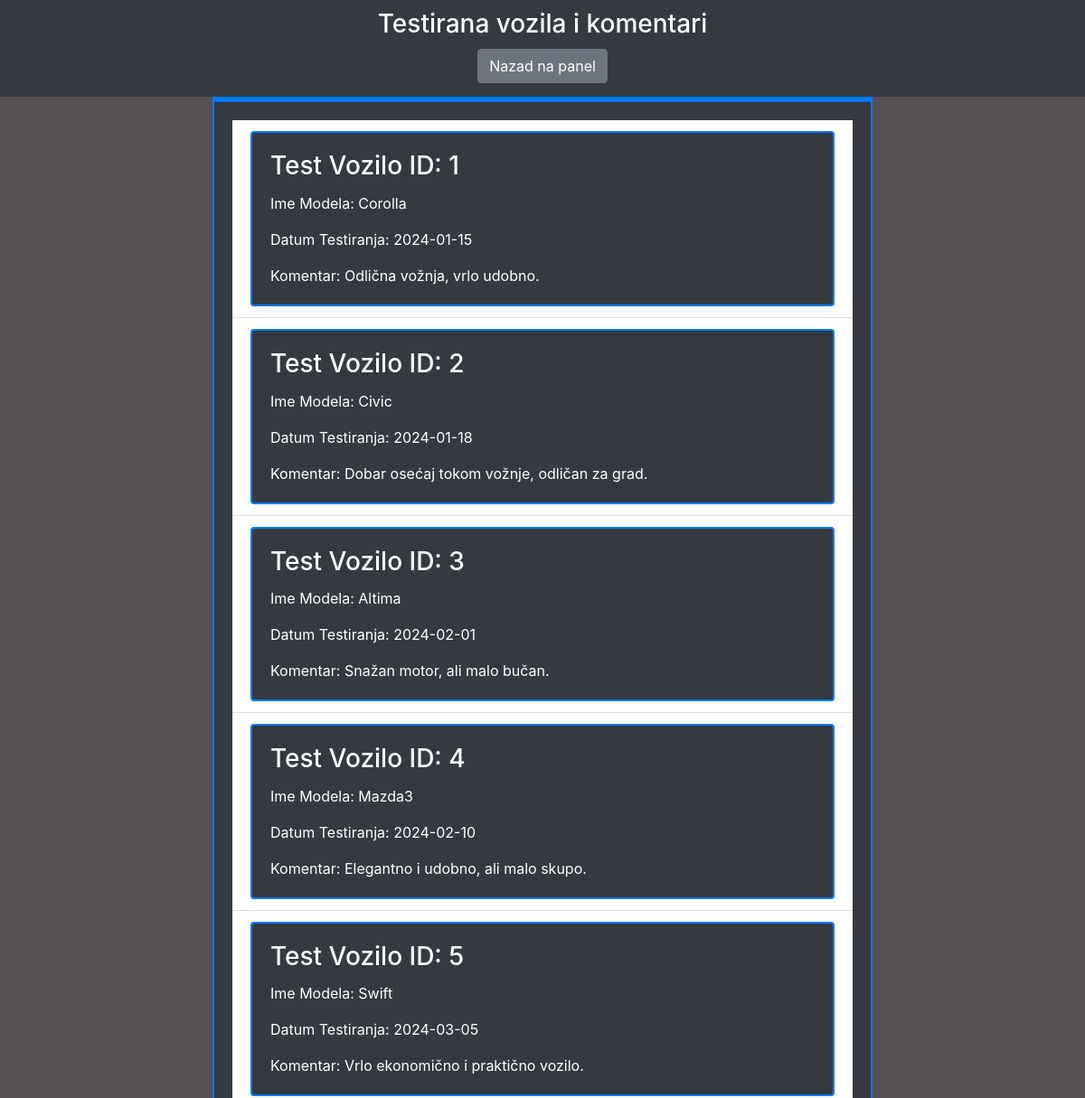
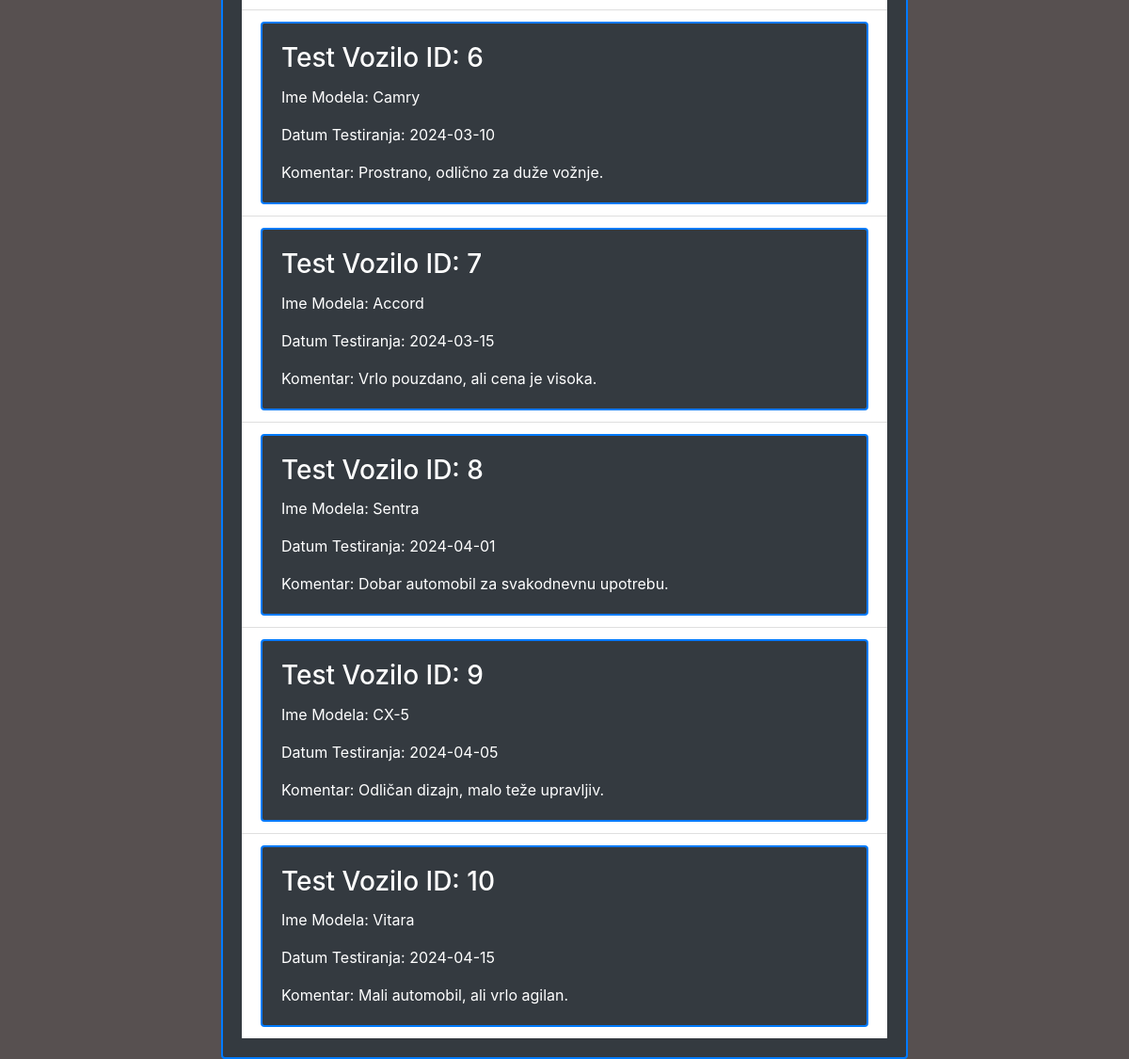
Screenshot of /testvozila.php with the database file from the repository (2 pictures, top to bottom).
### tables this page shows
CREATE TABLE `testvozila` (
  `TestVoziloID` int(11) NOT NULL,
  `VoziloID` int(11) DEFAULT NULL,
  `ModelID` int(255) NOT NULL,
  `TestDatum` date NOT NULL,
  `Komentar` text DEFAULT NULL
);

CREATE TABLE `modeli` (
  `ModelID` int(11) NOT NULL,
  `Ime` varchar(100) NOT NULL,
  `ProizvodjacID` int(11) DEFAULT NULL,
  `slika` varchar(255) NOT NULL
);

### testvozila.php (the view, shortened to what this page needs)
<?php include ("php/povezivanje.php"); ?>
<!DOCTYPE html>
<html lang="en">
<head>
    <link rel="stylesheet" href="https://stackpath.bootstrapcdn.com/bootstrap/4.1.3/css/bootstrap.min.css">
    <link rel="stylesheet" href="./css/style.css">
</head>
<body>
    <div class="fixed-header text-center text-white">
        <h3 class="mb-0">Testirana vozila i komentari</h3>
        <a href="panel.php" class="btn btn-secondary back-to-panel">Nazad na panel</a>
    </div>
    <div class="container mt-5">
        <div class="row">
            <div class="col-md-2"></div>
            <div class="col-md-8">
                <div class="card text-white bg-dark">
                    <div class="card-header">
                        <h2 class="mb-0">Odaberite od ponuđenih:</h2>
                    </div>
                    <div class="card-body text-dark">
                        <ul class="list-group list-group-flush">
                            <?php
                            $query = $mysqli->query("SELECT testvozila.*, modeli.ime AS modeli_ime FROM modeli JOIN testvozila ON testvozila.ModelID = modeli.ModelID");
                            while ($data = $query->fetch_object()) {
                                echo '<li class="list-group-item">';
                                echo '<div class="card text-white bg-dark">';
                                echo '<div class="card-body">';
                                echo '<h3 class="card-title">Test Vozilo ID: ' . $data->TestVoziloID . '</h3>';
                                echo '<p class="card-text">Ime Modela: ' . $data->modeli_ime . '</p>';
                                echo '<p class="card-text">Datum Testiranja: ' . $data->TestDatum . '</p>';
                                echo '<p class="card-text">Komentar: ' . $data->Komentar . '</p>';
                                echo '</div>';
                                echo '</div>';
                                echo '</li>';
                            }
                            ?>
                        </ul>
                    </div>
                </div>
            </div>
            <div class="col-md-2"></div>
        </div>
    </div>
</body>
</html>

### css/style.css (style rules this page uses)
body { background-color: #575050; }
.container { margin-top: 50px; }
a { color: white; }
.btn { margin-bottom: 5px; margin-top: 5px; }

### testvozila.php (style rules this page uses)
.card { border: 2px solid #007bff; }
.card-header { background-color: #007bff; color: white; }
.fixed-header { position: fixed; top: 0; width: 100%; z-index: 1000; background-color: #343a40; padding: 10px 0; }
.back-to-panel { margin-top: 10px; }

### rows the page displays
testvozila: TestVoziloID "1", ModelID.Ime "Corolla", TestDatum "2024-01-15", Komentar "Odlična vožnja, vrlo udobno."
testvozila: TestVoziloID "2", ModelID.Ime "Civic", TestDatum "2024-01-18", Komentar "Dobar osećaj tokom vožnje, odličan za grad."
testvozila: TestVoziloID "3", ModelID.Ime "Altima", TestDatum "2024-02-01", Komentar "Snažan motor, ali malo bučan."
testvozila: TestVoziloID "4", ModelID.Ime "Mazda3", TestDatum "2024-02-10", Komentar "Elegantno i udobno, ali malo skupo."
testvozila: TestVoziloID "5", ModelID.Ime "Swift", TestDatum "2024-03-05", Komentar "Vrlo ekonomično i praktično vozilo."
testvozila: TestVoziloID "6", ModelID.Ime "Camry", TestDatum "2024-03-10", Komentar "Prostrano, odlično za duže vožnje."
testvozila: TestVoziloID "7", ModelID.Ime "Accord", TestDatum "2024-03-15", Komentar "Vrlo pouzdano, ali cena je visoka."
testvozila: TestVoziloID "8", ModelID.Ime "Sentra", TestDatum "2024-04-01", Komentar "Dobar automobil za svakodnevnu upotrebu."
testvozila: TestVoziloID "9", ModelID.Ime "CX-5", TestDatum "2024-04-05", Komentar "Odličan dizajn, malo teže upravljiv."
testvozila: TestVoziloID "10", ModelID.Ime "Vitara", TestDatum "2024-04-15", Komentar "Mali automobil, ali vrlo agilan."
